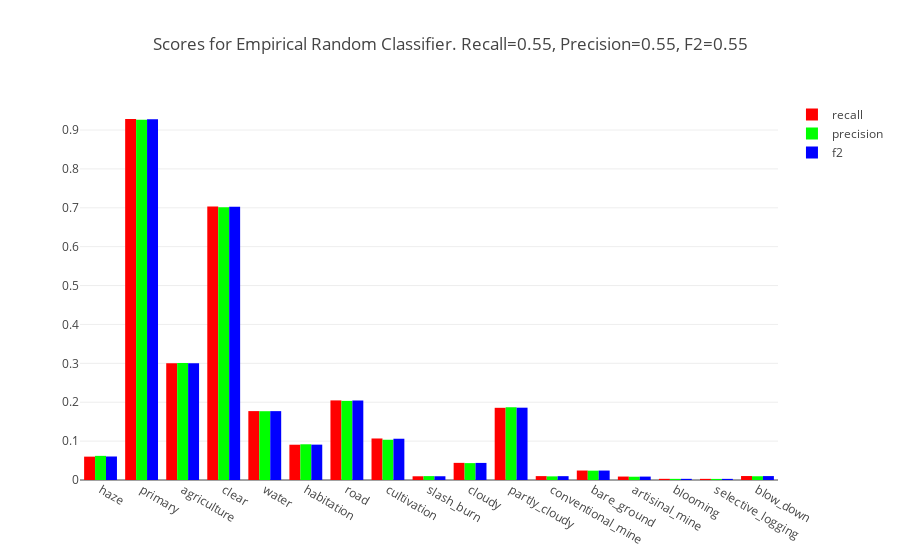

The code cell stored with this chart in its notebook:
### Markdown cell above
Instead of using a threshold of 0.5 for each label, we can use the empirical probability of each label instead.

### Code cell
label_probs = numpy.mean(all_labels, axis=0, keepdims=True)
pred_labels_emp_rand = planet.predict.empirical_random(num_all, label_probs)

planet.predict.plot_scores(pred_labels_emp_rand, all_labels, tag_indices.keys(),
                           'Empirical Random', os.path.join(data_dir, 'emp_rand_scores.html'))

### Figure 1 — Plotly figure (JSON) as saved in the notebook; plotly's stock layout.template omitted (floating-point values rounded to 4 significant figures)
{"data": [{"marker": {"color": "rgb(255, 0, 0)"}, "name": "recall", "type": "bar", "x": ["haze", "primary", "agriculture", "clear", "water", "habitation", "road", "cultivation", "slash_burn", "cloudy", "partly_cloudy", "conventional_mine", "bare_ground", "artisinal_mine", "blooming", "selective_logging", "blow_down"], "y": [0.06007, 0.9283, 0.3003, 0.7032, 0.1772, 0.09071, 0.2047, 0.1068, 0.009569, 0.04404, 0.1856, 0.01, 0.02436, 0.00885, 0.003012, 0.002941, 0.0102]}, {"marker": {"color": "rgb(0, 255, 0)"}, "name": "precision", "type": "bar", "x": ["haze", "primary", "agriculture", "clear", "water", "habitation", "road", "cultivation", "slash_burn", "cloudy", "partly_cloudy", "conventional_mine", "bare_ground", "artisinal_mine", "blooming", "selective_logging", "blow_down"], "y": [0.06205, 0.9266, 0.3009, 0.7015, 0.1769, 0.09186, 0.2034, 0.1035, 0.01, 0.04344, 0.1871, 0.009346, 0.02403, 0.008403, 0.002899, 0.00277, 0.009615]}, {"marker": {"color": "rgb(0, 0, 255)"}, "name": "f2", "type": "bar", "x": ["haze", "primary", "agriculture", "clear", "water", "habitation", "road", "cultivation", "slash_burn", "cloudy", "partly_cloudy", "conventional_mine", "bare_ground", "artisinal_mine", "blooming", "selective_logging", "blow_down"], "y": [0.06045, 0.928, 0.3004, 0.7029, 0.1771, 0.09094, 0.2044, 0.1061, 0.009653, 0.04392, 0.1859, 0.009862, 0.02429, 0.008757, 0.002989, 0.002905, 0.01008]}], "layout": {"barmode": "group", "title": "Scores for Empirical Random Classifier. Recall=0.55, Precision=0.55, F2=0.55"}}
